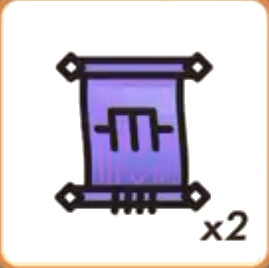
#> input picture recognise_mb/result.png, 269 x 268 px
$ python find_countours.py
#> lines starting #> are read from the running program, lines starting #| are printed output that depends on the picture; after the words box and inside, x2 and y2 are one past the last pixel; in counts of white or black regions, pixels touching at a corner belong together
import cv2
import matplotlib.pyplot as plt

# read the image
image = cv2.imread("./result.png")
#> image is the input picture: shape (268, 269, 3); mean B, G, R 217.8, 207.2, 213
# convert to RGB
image = cv2.cvtColor(image, cv2.COLOR_BGR2RGB)
# convert to grayscale
gray = cv2.cvtColor(image, cv2.COLOR_RGB2GRAY)
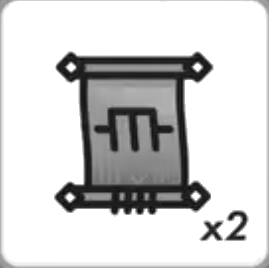
#> gray: shape (268, 269); min 5, max 255, mean 210.1
# create a binary thresholded image
_, binary = cv2.threshold(gray, 225, 255, cv2.THRESH_BINARY_INV)
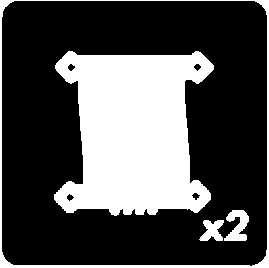
#> binary: shape (268, 269); 30.7% white; 4 white regions
# show it
plt.imshow(binary, cmap="gray")
plt.show()
# find the contours from the thresholded image
contours, hierarchy = cv2.findContours(binary, cv2.RETR_TREE, cv2.CHAIN_APPROX_SIMPLE)
#> contours = 9 contours; largest, box (x1, y1, x2, y2) and area: (0, 0, 269, 268) 71556, (1, 0, 268, 267) 70232, (54, 51, 214, 216) 18776, (224, 210, 249, 241) 399, (199, 220, 224, 241) 290
# draw all contours
image = cv2.drawContours(image, contours, -1, (0, 255, 0), 2)
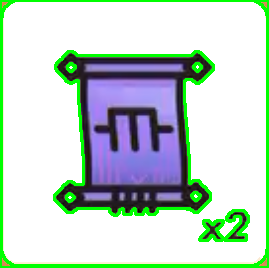
#> image: shape (268, 269, 3); mean R, G, B 192.8, 212.9, 201.5
# show the image with the drawn contours
plt.imshow(image)
plt.show()
